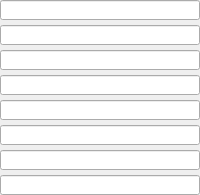
    <widget class="PyDMFrame" name="composite">
      <property name="geometry">
        <rect>
          <x>40</x>
          <y>70</y>
          <width>200</width>
          <height>195</height>
        </rect>
      </property>
      <widget class="PyDMLineEdit" name="text_entry">
        <property name="geometry">
          <rect>
            <x>0</x>
            <y>0</y>
            <width>200</width>
            <height>20</height>
          </rect>
        </property>
        <property name="channel" stdset="0">
          <string>ca://${prefix}${A1}AttrName</string>
        </property>
        <property name="toolTip">
          <string>${prefix}${A1}AttrName</string>
        </property>
        <property name="displayFormat" stdset="0">
          <enum>PyDMLineEdit::String</enum>
        </property>
        <property name="font" stdset="0">
          <font>
            <pointsize>10</pointsize>
          </font>
        </property>
        <property name="styleSheet">
          <string notr="true">PyDMLineEdit#text_entry {
  color: rgb(0, 0, 0);
  background-color: rgb(115, 223, 255);
  border: 1px solid black;
  margin: 0px;
  padding: 0px;
  spacing: 0px;
  }</string>
        </property>
      </widget>
      <widget class="PyDMLineEdit" name="text_entry_1">
        <property name="geometry">
          <rect>
            <x>0</x>
            <y>25</y>
            <width>200</width>
            <height>20</height>
          </rect>
        </property>
        <property name="channel" stdset="0">
          <string>ca://${prefix}${A2}AttrName</string>
        </property>
        <property name="toolTip">
          <string>${prefix}${A2}AttrName</string>
        </property>
        <property name="displayFormat" stdset="0">
          <enum>PyDMLineEdit::String</enum>
        </property>
        <property name="font" stdset="0">
          <font>
            <pointsize>10</pointsize>
          </font>
        </property>
        <property name="styleSheet">
          <string notr="true">PyDMLineEdit#text_entry_1 {
  color: rgb(0, 0, 0);
  background-color: rgb(115, 223, 255);
  border: 1px solid black;
  margin: 0px;
  padding: 0px;
  spacing: 0px;
  }</string>
        </property>
      </widget>
      <widget class="PyDMLineEdit" name="text_entry_2">
        <property name="geometry">
          <rect>
            <x>0</x>
            <y>50</y>
            <width>200</width>
            <height>20</height>
          </rect>
        </property>
        <property name="channel" stdset="0">
          <string>ca://${prefix}${A3}AttrName</string>
        </property>
        <property name="toolTip">
          <string>${prefix}${A3}AttrName</string>
        </property>
        <property name="displayFormat" stdset="0">
          <enum>PyDMLineEdit::String</enum>
        </property>
        <property name="font" stdset="0">
          <font>
            <pointsize>10</pointsize>
          </font>
        </property>
        <property name="styleSheet">
          <string notr="true">PyDMLineEdit#text_entry_2 {
  color: rgb(0, 0, 0);
  background-color: rgb(115, 223, 255);
  border: 1px solid black;
  margin: 0px;
  padding: 0px;
  spacing: 0px;
  }</string>
        </property>
      </widget>
      <widget class="PyDMLineEdit" name="text_entry_3">
        <property name="geometry">
          <rect>
            <x>0</x>
            <y>75</y>
            <width>200</width>
            <height>20</height>
          </rect>
        </property>
        <property name="channel" stdset="0">
          <string>ca://${prefix}${A4}AttrName</string>
        </property>
        <property name="toolTip">
          <string>${prefix}${A4}AttrName</string>
        </property>
        <property name="displayFormat" stdset="0">
          <enum>PyDMLineEdit::String</enum>
        </property>
        <property name="font" stdset="0">
          <font>
            <pointsize>10</pointsize>
          </font>
        </property>
        <property name="styleSheet">
          <string notr="true">PyDMLineEdit#text_entry_3 {
  color: rgb(0, 0, 0);
  background-color: rgb(115, 223, 255);
  border: 1px solid black;
  margin: 0px;
  padding: 0px;
  spacing: 0px;
  }</string>
        </property>
      </widget>
      <widget class="PyDMLineEdit" name="text_entry_4">
        <property name="geometry">
          <rect>
            <x>0</x>
            <y>100</y>
            <width>200</width>
            <height>20</height>
          </rect>
        </property>
        <property name="channel" stdset="0">
          <string>ca://${prefix}${A5}AttrName</string>
        </property>
        <property name="toolTip">
          <string>${prefix}${A5}AttrName</string>
        </property>
        <property name="displayFormat" stdset="0">
          <enum>PyDMLineEdit::String</enum>
        </property>
        <property name="font" stdset="0">
          <font>
            <pointsize>10</pointsize>
          </font>
        </property>
        <property name="styleSheet">
          <string notr="true">PyDMLineEdit#text_entry_4 {
  color: rgb(0, 0, 0);
  background-color: rgb(115, 223, 255);
  border: 1px solid black;
  margin: 0px;
  padding: 0px;
  spacing: 0px;
  }</string>
        </property>
      </widget>
      <widget class="PyDMLineEdit" name="text_entry_5">
        <property name="geometry">
          <rect>
            <x>0</x>
            <y>125</y>
            <width>200</width>
            <height>20</height>
          </rect>
        </property>
        <property name="channel" stdset="0">
          <string>ca://${prefix}${A6}AttrName</string>
        </property>
        <property name="toolTip">
          <string>${prefix}${A6}AttrName</string>
        </property>
        <property name="displayFormat" stdset="0">
          <enum>PyDMLineEdit::String</enum>
        </property>
        <property name="font" stdset="0">
          <font>
            <pointsize>10</pointsize>
          </font>
        </property>
        <property name="styleSheet">
          <string notr="true">PyDMLineEdit#text_entry_5 {
  color: rgb(0, 0, 0);
  background-color: rgb(115, 223, 255);
  border: 1px solid black;
  margin: 0px;
  padding: 0px;
  spacing: 0px;
  }</string>
        </property>
      </widget>
      <widget class="PyDMLineEdit" name="text_entry_6">
        <property name="geometry">
          <rect>
            <x>0</x>
            <y>150</y>
            <width>200</width>
            <height>20</height>
          </rect>
        </property>
        <property name="channel" stdset="0">
          <string>ca://${prefix}${A7}AttrName</string>
        </property>
        <property name="toolTip">
          <string>${prefix}${A7}AttrName</string>
        </property>
        <property name="displayFormat" stdset="0">
          <enum>PyDMLineEdit::String</enum>
        </property>
        <property name="font" stdset="0">
          <font>
            <pointsize>10</pointsize>
          </font>
        </property>
        <property name="styleSheet">
          <string notr="true">PyDMLineEdit#text_entry_6 {
  color: rgb(0, 0, 0);
  background-color: rgb(115, 223, 255);
  border: 1px solid black;
  margin: 0px;
  padding: 0px;
  spacing: 0px;
  }</string>
        </property>
      </widget>
      <widget class="PyDMLineEdit" name="text_entry_7">
        <property name="geometry">
          <rect>
            <x>0</x>
            <y>175</y>
            <width>200</width>
            <height>20</height>
          </rect>
        </property>
        <property name="channel" stdset="0">
          <string>ca://${prefix}${A8}AttrName</string>
        </property>
        <property name="toolTip">
          <string>${prefix}${A8}AttrName</string>
        </property>
        <property name="displayFormat" stdset="0">
          <enum>PyDMLineEdit::String</enum>
        </property>
        <property name="font" stdset="0">
          <font>
            <pointsize>10</pointsize>
          </font>
        </property>
        <property name="styleSheet">
          <string notr="true">PyDMLineEdit#text_entry_7 {
  color: rgb(0, 0, 0);
  background-color: rgb(115, 223, 255);
  border: 1px solid black;
  margin: 0px;
  padding: 0px;
  spacing: 0px;
  }</string>
        </property>
      </widget>
    </widget>
